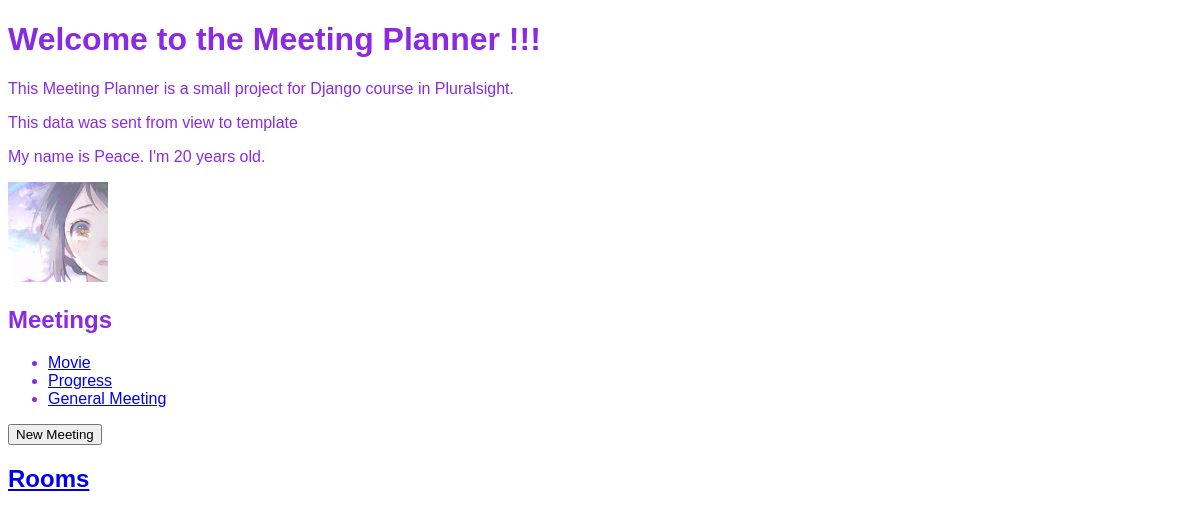
The app's page /, older data.
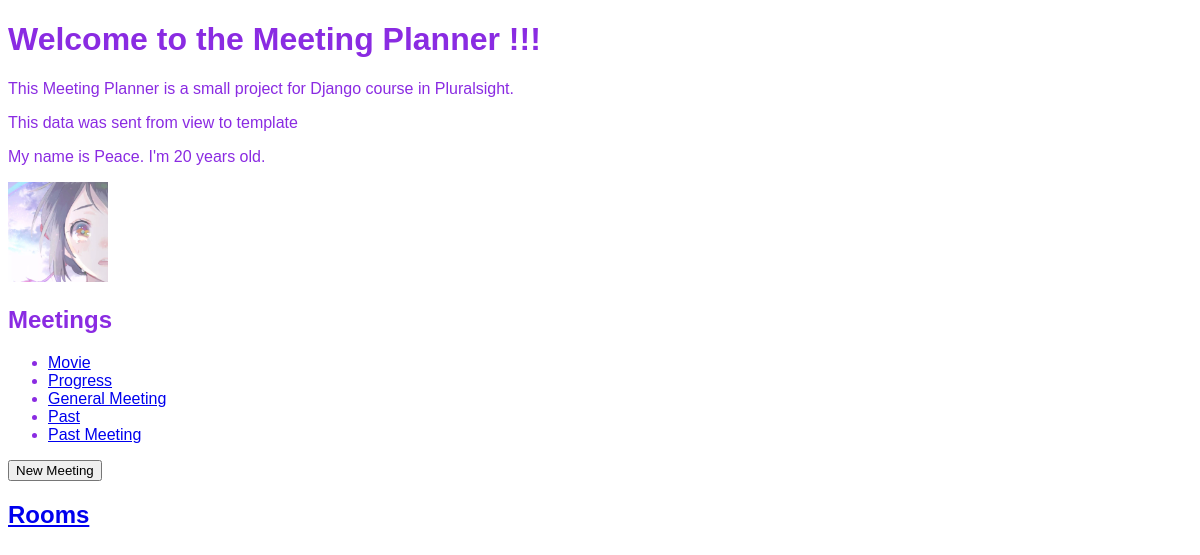
The same page, newer data.
### meetings/models.py (models this page shows, shortened)
class Meeting(models.Model):
    title = models.CharField(max_length=200)
    date  = models.DateField()
    start_time = models.TimeField(default=time(9))
    duration   = models.IntegerField(default=1)
    room  = models.ForeignKey(Room, on_delete=models.CASCADE)

### website/views.py (the view)
# urls.py: path('', welcome, name="welcome"),
def welcome(request):
    return render(request, "website/welcome.html", {"message": "This data was sent from view to template", 'name':"Peace", 'age':20,
    "meetings": Meeting.objects.all()})

### website/templates/website/welcome.html (shortened to what this page needs)
{% load static %}
<!DOCTYPE html>
<html lang="en">
  <head>
    <link rel="stylesheet" href="{% static 'website/style.css' %}" />
  </head>
  <body>
    <h1>Welcome to the Meeting Planner !!!</h1>
    <p>
      This Meeting Planner is a small project for Django course in Pluralsight.
    </p>
    <p>{{message}}</p>
    <p>My name is {{name}}. I'm {{age}} years old.</p>
    <img src="{% static 'website/Profile-square.jpg' %}" width="100px" />
    <h2>Meetings</h2>
    <ul>
      {% for meeting in meetings %}
      <li>
        <a href="{% url 'detail' meeting.id %}"> {{meeting.title}} </a>
      </li>
      {% endfor %}
    </ul>
    <a href="{% url 'new' %}">
      <button>New Meeting</button>
    </a>
    <h2>
      <a href="{% url 'rooms' %}"> Rooms </a>
    </h2>
  </body>
</html>

Row changes from the older to the newer data that the page shows:
added Meeting: title "Past"
added Meeting: title "Past Meeting"
